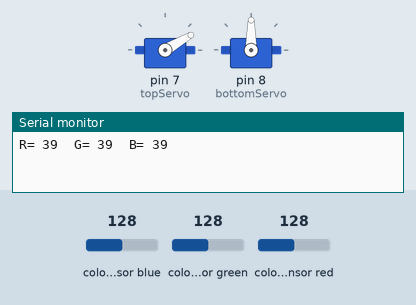
Simulated run of this sketch. Board: Arduino Uno, built with avr-gcc and run on an emulated ATmega328P. On the bench: 2 × servo, the last lines printed to the serial monitor. Wiring (inferred from the names in the program): TCS3200 colour sensor: output pin 6; S2 pin 4; S3 pin 5; S0 pin 2; S1 pin 3. The inputs (shaded band) are chosen by the test bench; at power-on: colour sensor blue 128, colour sensor green 128, colour sensor red 128.

Above: at 2.2 s.
At 4.2 s:
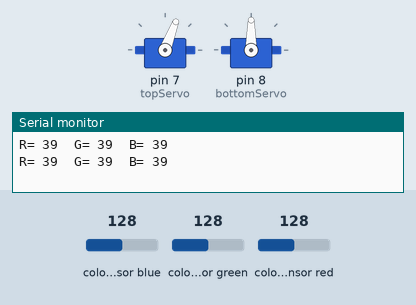
4.3 s: colour sensor blue set to 5
At 5.3 s:
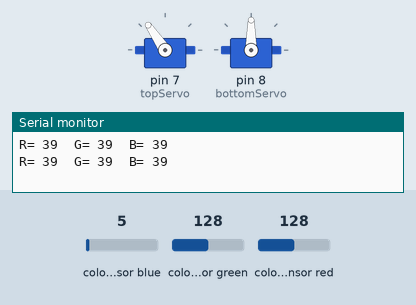
Timing chart, 0 to 13.3 s (numbered marks = the images above; inputs shaded):
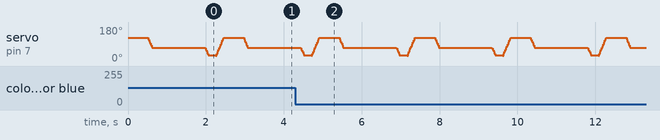

The sketch:

colorSorter.ino
```cpp
#include <Servo.h> //library servo

//inisialisasi variabel sensor warna tcs3200
#define S0 2 //pin s0 tcs3200 terhubung ke pin 2 digital
#define S1 3 //pin s1 tcs3200 terhubung ke pin 3 digital
#define S2 4 //pin s2 tcs3200 terhubung ke pin 4 digital
#define S3 5 //pin s3 tcs3200 terhubung ke pin 5 digital
#define sensorOut 6 //pin out tcs3200 terhubung ke pin 6 digital

//deklarasi variabel servo
Servo topServo; //deklarasi variabel servo atas
Servo bottomServo; //deklarasi variabel servo bawah

//deklarasi variabel frekuensi dan color
int frequency = 0; //set variabel frekuensi menjadi 0
int color = 0; ////set variabel color menjadi 0

void setup() {
  pinMode(S0, OUTPUT); //pin S0 sensor TCS3200 sebagai output
  pinMode(S1, OUTPUT); //pin S1 sensor TCS3200 sebagai output
  pinMode(S2, OUTPUT); //pin S2 sensor TCS3200 sebagai output
  pinMode(S3, OUTPUT); //pin S3 sensor TCS3200 sebagai output
  pinMode(sensorOut, INPUT); //pin Out sensor TCS3200 sebagai input

  // Menyetel penskalaan frekuensi ke 20%
  digitalWrite(S0, HIGH); //mengaktifkan pin S0 dengan kondisi HIGH
  digitalWrite(S1, LOW); //mengaktifkan pin S1 dengan kondisi LOW

  topServo.attach(7); // Menghubungkan pin out servo motor atas ke pin 7 digital
  bottomServo.attach(8); // Menghubungkan pin out servo motor bawah ke pin 8 digital

  Serial.begin(9600); //memulai komunikasi serial
}

void loop() {

  topServo.write(124); // Menggerakkan servo motor ke 124 derajat
  delay(500); //delay selama setengah detik

  for(int i = 124; i > 68; i--) { //menggerakan servo atas dari 124 derajat ke 68 derajat
    topServo.write(i);
    delay(2);
  }
  delay(1000); //delay selama 1 detik

  color = readColor(); //membaca warna
  delay(10);

  switch (color) {
    case 1: //warna merah
    bottomServo.write(30); //servo berotasi ke 30 derajat
    break;

    case 2: //warna hijau
    bottomServo.write(70); //servo berotasi ke 70 derajat
    break;

    case 3: //warna kuning
    bottomServo.write(110); //servo berotasi ke 110 derajat
    break;

    case 4: //warna biru
    bottomServo.write(150); //servo berotasi ke 150 derajat
    break;

    default: //optional
    break;
  }
  delay(200);

  for(int i = 68; i >29; i--) { //menggerakan servo atas dari 68 derajat ke 29 derajat
    topServo.write(i);
    delay(2);
  }
  delay(200);

  for(int i = 29; i < 124; i++) { //menggerakan servo atas dari 29 derajat ke 124 derajat
    topServo.write(i);
    delay(2);
  }
  color=0; //mereset color
}

// membuat fungsi color - readColor()
int readColor() {
  // Menyetel fotodioda berfilter merah untuk dibaca
  digitalWrite(S2, LOW);
  digitalWrite(S3, LOW);
  // Membaca frekuensi output
  frequency = pulseIn(sensorOut, LOW); //membaca pulsa masukan dari pin sensorOut
  int R = frequency;
  // Mencetak nilai pada serial monitor
  Serial.print("R= ");
  Serial.print(frequency);//mencetak frekuensi warna MERAH
  Serial.print("  ");
  delay(50);

  // Mengatur fotodioda berfilter Hijau untuk dibaca
  digitalWrite(S2, HIGH);
  digitalWrite(S3, HIGH);
  // Membaca frekuensi output
  frequency = pulseIn(sensorOut, LOW); //membaca pulsa masukan dari pin sensorOut
  int G = frequency;
  // Mencetak nilai pada serial monitor
  Serial.print("G= ");
  Serial.print(frequency);//mencetak frekuensi warna HIJAU
  Serial.print("  ");
  delay(50);

  // Mengatur fotodioda berfilter Biru untuk dibaca
  digitalWrite(S2, LOW);
  digitalWrite(S3, HIGH);
  // Membaca frekuensi output
  frequency = pulseIn(sensorOut, LOW); //membaca pulsa masukan dari pin sensorOut
  int B = frequency;
  // Mencetak nilai pada serial monitor
  Serial.print("B= ");
  Serial.print(frequency);//mencetak frekuensi warna BIRU
  Serial.println("  ");
  delay(50);

  if(R<122 & R>54 & G<172 & G>125 & B<111 & B>84){
    color = 1; // Merah
    Serial.println("Merah Terdeteksi");
  }
  if(R<181 & R>110 & G<148 & G>79 & B<118 & B>79){
    color = 2; // Hijau
    Serial.println("Hijau Terdeteksi");
  }
  if(R<100 & R>41 & G<113 & G>53 & B<115 & B>74){
    color = 3; // Kuning
    Serial.println("Kuning Terdeteksi");
  }
   if(R<168 & R>88 & G<118 & G>54 & B<73 & B>33){
     color = 4; // Biru
     Serial.println("Biru Terdeteksi");
   }
  return color;
}
```
